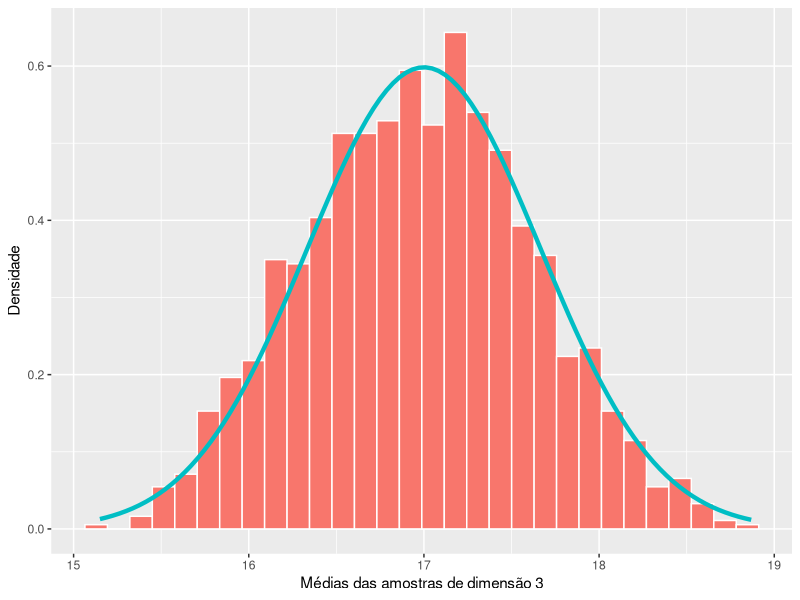
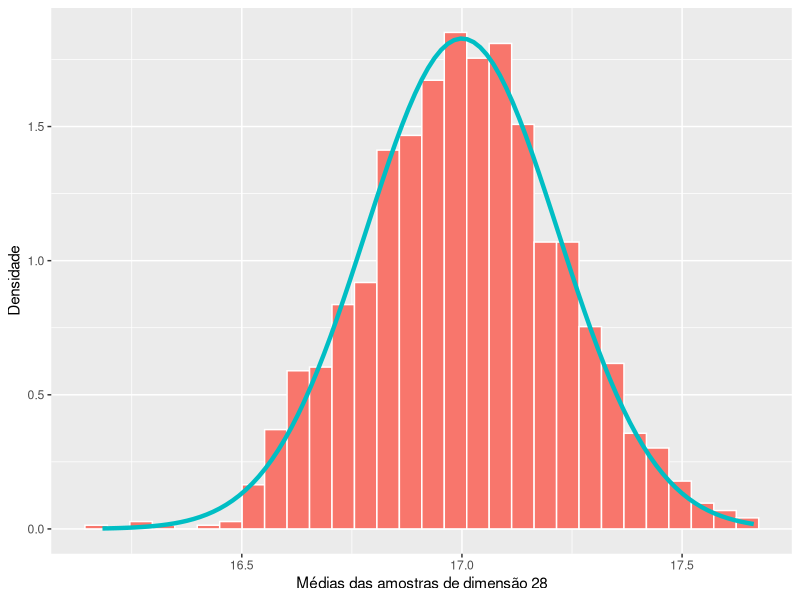
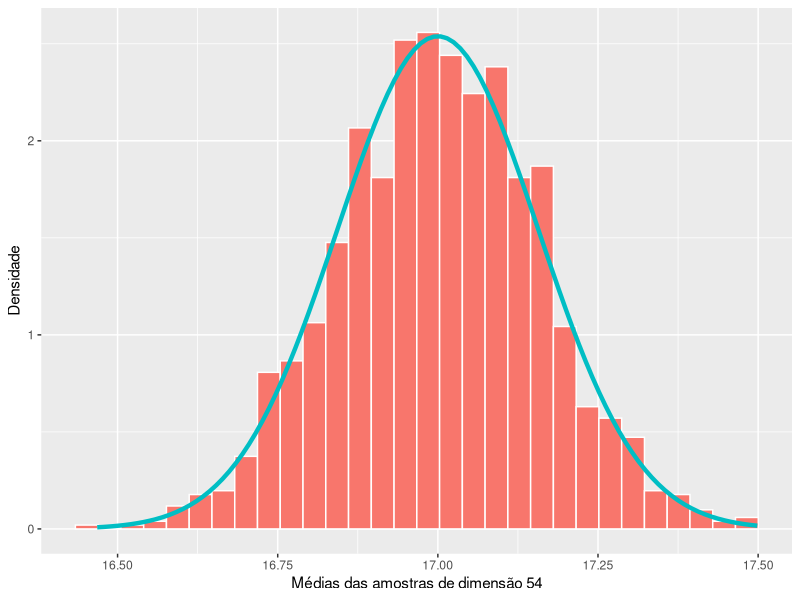

R code for these plots, in order:
library(ggplot2)

set.seed(1836)
vesp <- (19 + 15)/2
var <- (19 - 15)^2/12

grafico <- function(dimensao) {
	medias <- data.frame()

	for (i in seq(1430)) {
		medias <- rbind(medias, c(mean(runif(dimensao, 15, 19))))
	}

	return(ggplot(medias, aes(x = medias[, 1])) +
	       geom_histogram(aes(y = ..density..), fill = "#F8766C", color = "white") +
	       geom_function(fun = dnorm, args = list(mean = vesp, sd = sqrt(var/dimensao)),
	                     color = "#00BEC4", size = 1.5) +
	       labs(x = paste("Médias das amostras de dimensão", dimensao), y = "Densidade"))
}

for (dimensao in c(3, 28, 54)) {
	print(grafico(dimensao))
}
